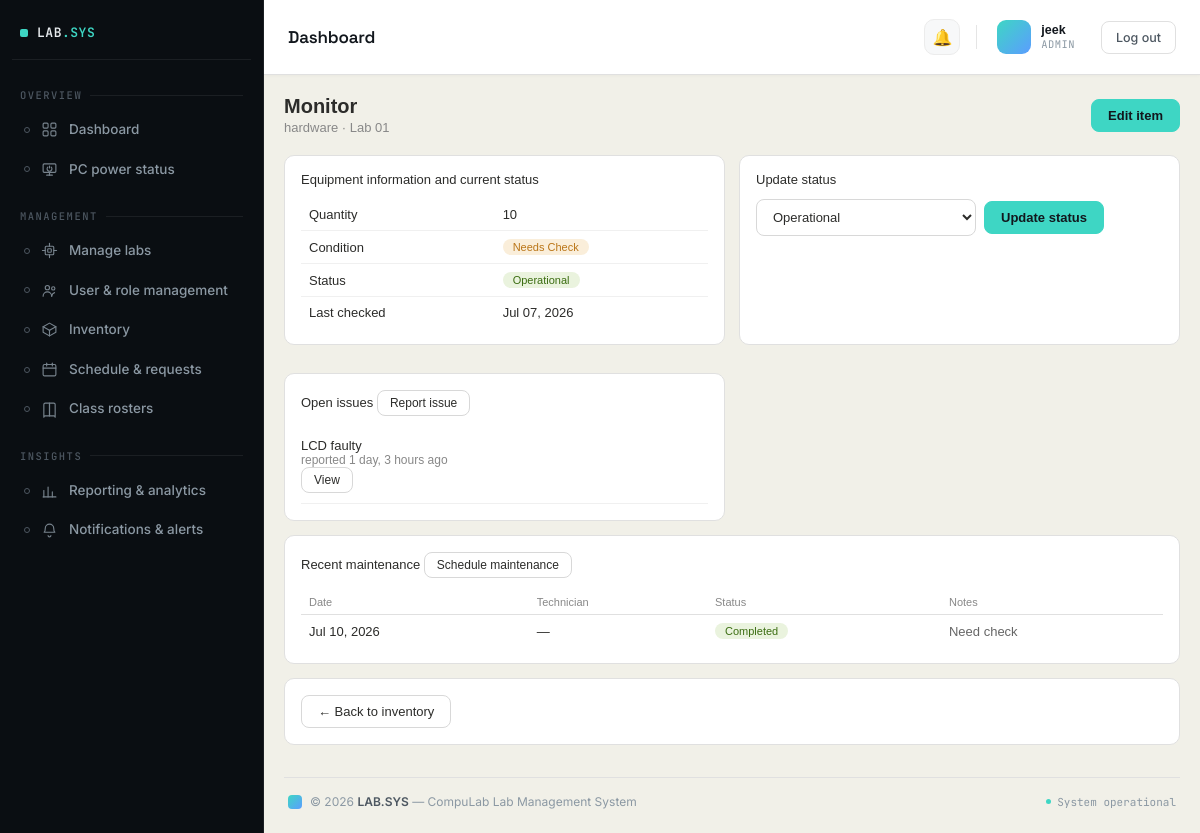
The app's page /labs/inventory/1/ (signed in) with its own data.
### accounts/models.py (models this page shows, shortened)
class User(AbstractUser):
    ROLE_CHOICES = [
        ('admin', 'Admin'),
        ('incharge', 'Lab In-charge'),
        ('instructor', 'Instructor'),
        ('student', 'Student'),
    ]
    role = models.CharField(max_length=20, choices=ROLE_CHOICES, default='instructor')
    id_number = models.CharField(
        max_length=50, blank=True, default='',
        help_text='Student/Instructor ID — used to match this account to reservation requests and lab PC check-ins. Separate from the login username.'
    )
    assigned_lab = models.ForeignKey(
        'labs.Lab',
        null=True,
        blank=True,
        on_delete=models.SET_NULL,
        related_name='assigned_users'
    )
    email_notifications_enabled = models.BooleanField(default=True)

### labs/models.py (models this page shows, shortened)
class InventoryItem(models.Model):
    CONDITION = [
        ('good', 'Good'),
        ('fair', 'Fair'),
        ('needs_check', 'Needs Check'),
        ('faulty', 'Faulty'),
    ]
    STATUS = [
        ('operational', 'Operational'),
        ('under_repair', 'Under Repair'),
        ('retired', 'Retired'),
    ]
    name = models.CharField(max_length=200)
    category = models.CharField(max_length=100)
    quantity = models.PositiveIntegerField()
    condition = models.CharField(max_length=20, choices=CONDITION)
    status = models.CharField(max_length=20, choices=STATUS, default='operational')
    lab = models.ForeignKey(Lab, on_delete=models.CASCADE)
    last_checked = models.DateField(null=True, blank=True)

class Lab(models.Model):
    name = models.CharField(max_length=100)
    location = models.CharField(max_length=200, blank=True)
    opening_time = models.TimeField(
        default='07:00',
        help_text='Daily opening time, used as the capacity basis for utilization % in reports.'
    )
    closing_time = models.TimeField(
        default='21:00',
        help_text='Daily closing time, used as the capacity basis for utilization % in reports.'
    )

class EquipmentIssue(models.Model):
    STATUS = [
        ('open', 'Open'),
        ('resolved', 'Resolved'),
    ]
    reporter = models.ForeignKey(
        settings.AUTH_USER_MODEL,
        null=True,
        on_delete=models.SET_NULL,
        related_name='equipment_issues_reported'
    )
    equipment = models.ForeignKey(InventoryItem, on_delete=models.CASCADE, related_name='issues')
    description = models.TextField()
    date_reported = models.DateTimeField(auto_now_add=True)
    status = models.CharField(max_length=20, choices=STATUS, default='open')
    resolution_notes = models.TextField(blank=True)
    resolved_at = models.DateTimeField(null=True, blank=True)
    class Meta:
        ordering = ['-date_reported']

class MaintenanceLog(models.Model):
    equipment = models.ForeignKey(InventoryItem, on_delete=models.CASCADE, related_name='maintenance_logs')
    maintenance_date = models.DateField()
    assigned_technician = models.ForeignKey(
        settings.AUTH_USER_MODEL,
        null=True, blank=True,
        on_delete=models.SET_NULL,
        related_name='maintenance_tasks'
    )
    notes = models.TextField(blank=True)
    completed = models.BooleanField(default=False)
    completion_notes = models.TextField(blank=True)
    completed_at = models.DateTimeField(null=True, blank=True)
    created_at = models.DateTimeField(auto_now_add=True)
    class Meta:
        ordering = ['-maintenance_date']

### labs/views.py (the view)
# urls.py: path('inventory/<int:pk>/', views.InventoryDetailView.as_view(), name='inventory_detail'),
class InventoryDetailView(RoleRequiredMixin, TemplateView):
    allowed_roles = ['admin', 'incharge']
    template_name = 'labs/inventory_detail.html'
    def get_context_data(self, **kwargs):
        ctx = super().get_context_data(**kwargs)
        item = get_object_or_404(InventoryItem, pk=kwargs['pk'])
        ctx['item'] = item
        ctx['maintenance_logs'] = item.maintenance_logs.select_related('assigned_technician').order_by('-maintenance_date')[:10]
        ctx['open_issues'] = item.issues.filter(status='open').order_by('-date_reported')
        return ctx

### accounts/context_processors.py (called while the page is built)
def sidebar_counts(request):
    if not request.user.is_authenticated:
        return {}
    return {
        'unread_notifications_count': Notification.objects.filter(
            user=request.user, read=False
        ).count(),
        'open_issues_count': Issue.objects.filter(status='open').count()
        if request.user.role in ['admin', 'incharge'] else 0,
    }

### accounts/mixins.py (called while the page is built)
    def dispatch(self, request, *args, **kwargs):
        if not request.user.is_authenticated:
            return self.handle_no_permission()
        if self.allowed_roles and request.user.role not in self.allowed_roles:
            raise PermissionDenied
        return super().dispatch(request, *args, **kwargs)

### compulab/templates/labs/inventory_detail.html (shortened to what this page needs)
{% extends "base.html" %}
{% block content %}
<div class="page-header">
  <div>
    <h1>{{ item.name }}</h1>
    <div class="sub">{{ item.category }} · {{ item.lab.name }}</div>
  </div>
  {% if request.user.role == 'admin' %}
    <a href="{% url 'inventory_update' item.pk %}" class="action-btn primary">Edit item</a>
  {% endif %}
</div>
<div class="two-col">
  <div class="card">
    <div class="section-title">Equipment information and current status</div>
    <table class="table">
      <tr><td>Quantity</td><td>{{ item.quantity }}</td></tr>
      <tr><td>Condition</td><td><span class="status-pill pill-{{ item.condition }}">{{ item.get_condition_display }}</span></td></tr>
      <tr><td>Status</td><td><span class="status-pill pill-{{ item.status }}">{{ item.get_status_display }}</span></td></tr>
      <tr><td>Last checked</td><td>{{ item.last_checked|date:"M d, Y"|default:"—" }}</td></tr>
    </table>
  </div>
  <div class="card">
    <div class="section-title">Update status</div>
    <form method="post" action="{% url 'inventory_status_update' item.pk %}" style="display:flex; gap:8px; align-items:center;">
      <select name="status" class="form-control" style="max-width:220px;">
        <option value="operational" {% if item.status == 'operational' %}selected{% endif %}>Operational</option>
      </select>
      <button type="submit" class="action-btn primary">Update status</button>
    </form>
  </div>
  <div class="card">
    <div class="section-title">
      Open issues
      <a href="{% url 'equipment_issue_report' %}?equipment={{ item.pk }}" class="action-btn small">Report issue</a>
    </div>
    {% for issue in open_issues %}
      <div class="alert-item" style="padding:10px 0; border-bottom:1px solid #f0f0f0;">
        <div style="flex:1">
          <div style="font-weight:500; font-size:13px">{{ issue.description|truncatechars:80 }}</div>
          <div style="color:#888; font-size:12px">reported {{ issue.date_reported|timesince }} ago</div>
        </div>
        <a href="{% url 'equipment_issue_detail' issue.pk %}" class="action-btn small">View</a>
      </div>
    {% empty %}
      <p class="empty">No open issues for this item.</p>
    {% endfor %}
  </div>
</div>
<div class="card">
  <div class="section-title">
    Recent maintenance
    {% if request.user.role == 'admin' %}<a href="{% url 'maintenance_schedule' %}" class="action-btn small">Schedule maintenance</a>{% endif %}
  </div>
  <table class="table">
    <thead><tr><th>Date</th><th>Technician</th><th>Status</th><th>Notes</th></tr></thead>
    <tbody>
      {% for log in maintenance_logs %}
        <tr>
          <td>{{ log.maintenance_date|date:"M d, Y" }}</td>
          <td>{{ log.assigned_technician.get_full_name|default:"—" }}</td>
          <td>
            {% if log.completed %}
              <span class="status-pill pill-resolved">Completed</span>
            {% else %}
              <span class="status-pill pill-pending">Pending</span>
            {% endif %}
          </td>
          <td style="color:#666">{{ log.completion_notes|default:log.notes|default:"—" }}</td>
        </tr>
      {% empty %}
        <tr><td colspan="4"><p class="empty">No maintenance history yet.</p></td></tr>
      {% endfor %}
    </tbody>
  </table>
</div>
<div class="card">
  <a href="{% url 'inventory' %}" class="action-btn">← Back to inventory</a>
</div>
{% endblock %}

### compulab/templates/dashboard/navbar.html (shortened to what this page needs)
<div class="topbar">
  <div class="topbar-title">{{ page_title|default:"Dashboard" }}</div>
  <div class="topbar-right">
    <div class="topbar-notif">
      <a href="{% url 'notifications' %}" title="Notifications">
        🔔
      </a>
    </div>
    <div class="topbar-user">
      <div class="avatar">
      </div>
      <div class="user-meta">
        <span class="user-name">{{ request.user.get_full_name|default:request.user.username }}</span>
        <span class="user-role">{{ request.user.role|default:"Admin" }}</span>
      </div>
    </div>
    <form method="post" action="{% url 'logout' %}" style="display:inline;">
      <button type="submit" class="btn">Log out</button>
    </form>
  </div>
</div>

### compulab/templates/base.html (style rules this page uses)
* { box-sizing: border-box; margin: 0; padding: 0; }
html, body { height: 100%; }
body { font-family: sans-serif; background: #f1f0e8; color: #2c2c2a; }
:root { --topbar-accent: #3ed6c4; --topbar-accent-tint: rgba(62,214,196,0.12); --topbar-ink-1: #12171d; --topbar-text-1: #4d5761; --topbar-text-2: #8b98a3; }
.card { background: white; border: 1px solid #e0e0e0; border-radius: 10px; padding: 16px; margin-bottom: 14px; }
.section-title { font-size: 13px; font-weight: 500; margin-bottom: 12px; }
.two-col { display: grid; grid-template-columns: 1fr 1fr; gap: 14px; }
.table { width: 100%; border-collapse: collapse; font-size: 13px; }
.table th { text-align: left; padding: 6px 8px; color: #888; font-weight: 500; border-bottom: 1px solid #e0e0e0; font-size: 11px; }
.table td { padding: 8px; border-bottom: 1px solid #f0f0f0; }
.table tr:last-child td { border-bottom: none; }
a { color: inherit; }
.page-header { display: flex; align-items: center; justify-content: space-between; margin-bottom: 20px; flex-wrap: wrap; gap: 12px; }
.page-header h1 { font-size: 20px; font-weight: 600; }
.page-header .sub { font-size: 13px; color: #888; margin-top: 2px; }
.action-btn { display: inline-flex; align-items: center; gap: 6px; padding: 8px 16px; border-radius: 8px; border: 1px solid #d8d8d8; background: #fff; color: #2c2c2a; font-size: 13px; font-weight: 500; text-decoration: none; cursor: pointer; }
.action-btn.primary { background: var(--topbar-accent); border-color: var(--topbar-accent); color: var(--topbar-ink-1); font-weight: 600; }
.action-btn.small { padding: 5px 12px; font-size: 12px; }
.status-pill { display: inline-block; padding: 2px 10px; border-radius: 10px; font-size: 11px; font-weight: 500; text-transform: capitalize; }
.pill-in_progress, .pill-in_use, .pill-needs_check, .pill-medium, .pill-issue, .pill-deactivate, .pill-under_repair { background: #FAEEDA; color: #BA7517; }
.pill-resolved, .pill-approved, .pill-online, .pill-good, .pill-low, .pill-activate, .pill-register, .pill-operational { background: #EAF3DE; color: #3B6D11; }
.form-control { width: 100%; padding: 9px 12px; border: 1px solid #d8d8d8; border-radius: 8px; font-size: 13px; font-family: inherit; background: #fff; color: #2c2c2a; }
.card form input[type="text"], .card form input[type="email"], .card form input[type="password"], .card form input[type="number"], .card form input[type="date"], .card form input[type="time"], .card form select, .card form textarea { width: 100%; padding: 9px 12px; border: 1px solid #d8d8d8; border-radius: 8px; font-size: 13px; font-family: inherit; background: #fff; color: #2c2c2a; }

### records on screen
User: user.get_full_name "jeek", user.role "ADMIN"
InventoryItem: name "Monitor", category "hardware", lab.name "Lab 01", quantity "10", condition "Needs Check", status "Operational", last_checked "Jul 07, 2026"
EquipmentIssue: description "LCD faulty", date_reported "1 day, 3 hours"
MaintenanceLog: maintenance_date "Jul 10, 2026", assigned_technician.get_full_name "—", completed "Completed", completion_notes "Need check"

### other values on screen
{{ page_title|default:"Dashboard" }} "Dashboard"
